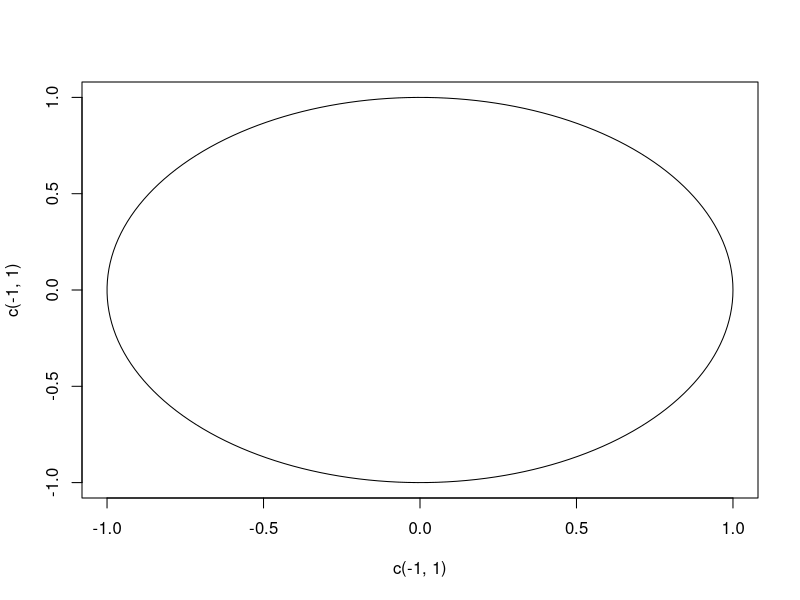

Source code (R):
plot(c(-1, 1), c(-1, 1), type = "n")

r = 1
x = 0
y = 0
t = seq(0, 2 * pi, length = 200)

lines(x = r * cos(t) + x, y = r * sin(t) + y)

